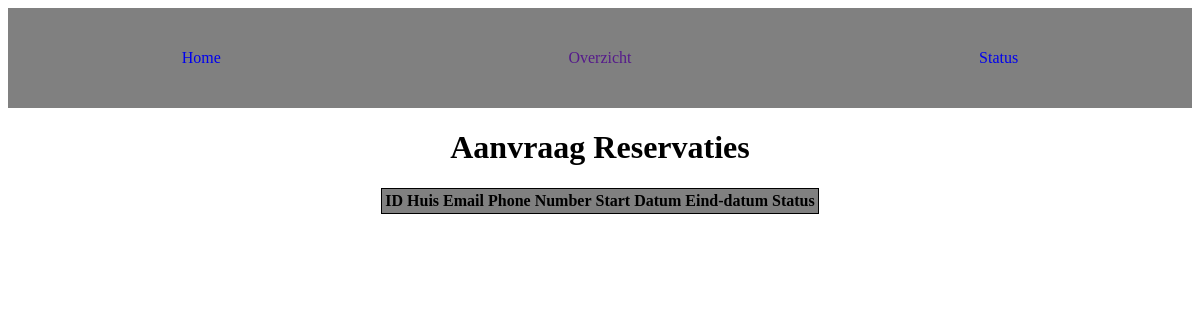
/statusoverview.php, run on an earlier commit of the app's database.
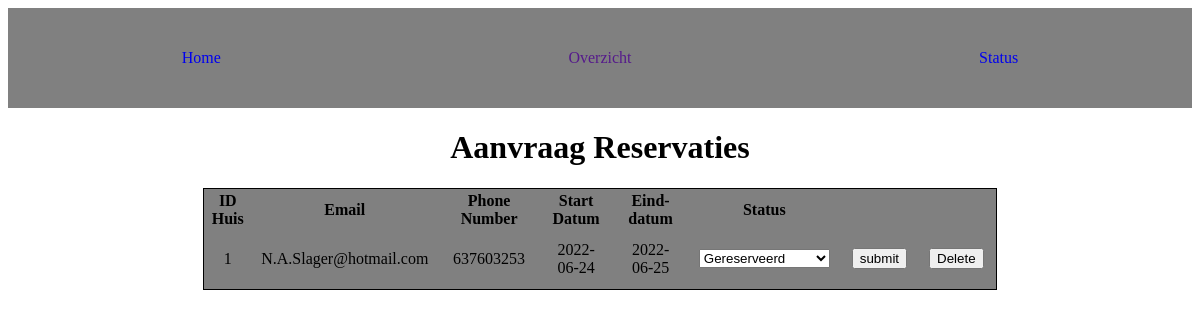
And on a later commit of the database.
### tables this page shows
CREATE TABLE `reservaties` (
  `id` int(11) NOT NULL,
  `email` varchar(256) NOT NULL,
  `phone_number` int(11) NOT NULL,
  `start_datum_reservatie` date NOT NULL,
  `eind_datum_reservatie` date NOT NULL,
  `id_gereserveerde_huis` int(11) NOT NULL,
  `status` int(11) NOT NULL
);

### statusoverview.php (the view, shortened to what this page needs)
<?php require_once "header.php" ?>
<body>
    <div class="wrapper">
    <?php
    require_once "backend/conn.php";
    $query = "SELECT * FROM reservaties";
    $statement = $conn->prepare($query);
    $statement ->execute();
    $reservaties = $statement->Fetchall(PDO::FETCH_ASSOC);
    ?>
    <div class="introductie">
        <h1>Aanvraag Reservaties</h1>
    </div>
    <div class="status-container">
            <table>
                <tr>
                    <th>ID Huis</th>
                    <th>Email</th>
                    <th>Phone Number</th>
                    <th>Start Datum</th>
                    <th>Eind-datum</th>
                    <th>Status</th>
                </tr>
        <?php
    foreach($reservaties as $reservatie)
    {
        ?>
        <tr>
            <td><?php echo $reservatie["id_gereserveerde_huis"]; ?></td>
            <td><?php echo $reservatie["email"]; ?></td>
            <td><?php echo $reservatie["phone_number"]; ?></td>
            <td><?php echo $reservatie["start_datum_reservatie"]; ?></td>
            <td><?php echo $reservatie["eind_datum_reservatie"]; ?></td>
            <td>
                <form action="backend/backendController.php" method="POST">
                    <select id="status" name="status">
                        <option value="" selected="selected" hidden="hidden"><?php
                    if  (($reservatie["status"]) == 1)
                    {
                        echo "Gereserveerd";
                    }
                    else
                    {
                        echo "Niet Gereserveerd";
                    }?></option>
                    </select>
                    <td><input type="submit" value="submit"></td>
                </form>
                <td>
                    <form action="backend/backendController.php" method="POST">
                        <input type="submit" value="Delete">
                    </form>
                </td>
            </td>
        </tr>
        <?php
    }
    ?>
            </table>
    </div>
    </div>
</body>

What changed in the data, as far as the page shows it:
added reservaties: id_gereserveerde_huis "1", email "N.A.Slager@hotmail.com", phone_number "637603253", start_datum_reservatie "2022-06-24", eind_datum_reservatie "2022-06-25"
